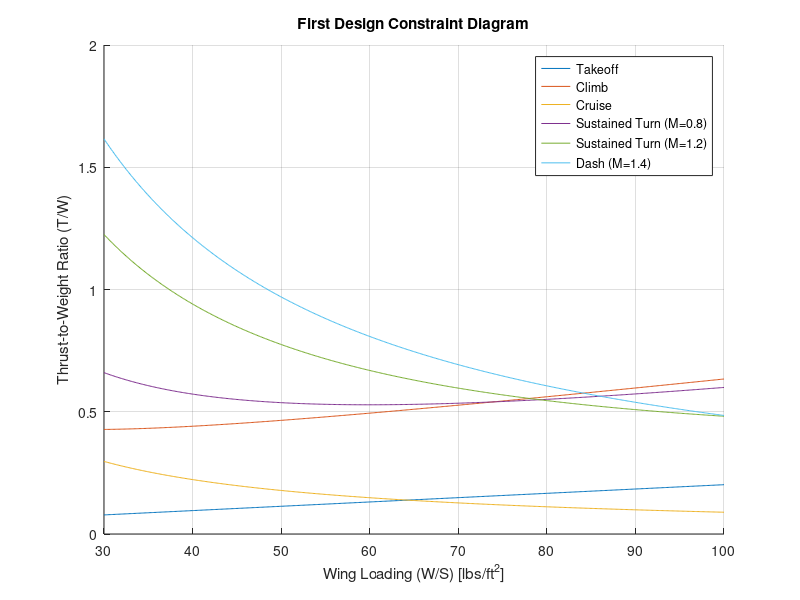

This chart was generated by the following MATLAB code:
%% Constants
g = 32.174; % Gravity in ft/s^2
rho = 0.0023769; % Air density at sea level in slugs/ft^3

%% Aircraft Specifications
W_empty = 13865; % Empty weight in lbs
W_max = 29027; % Maximum takeoff weight in lbs
T_max = 15800; % Maximum thrust with afterburner in lbs
S = 196.1; % Wing area in ft^2
AR = 2.45; % Aspect ratio
Cl_max = 1.12; % Maximum lift coefficient with high-lift devices
Cd0 = 0.0172; % Zero-lift drag coefficient
e = 0.8; % Oswald efficiency factor

%% Derived Parameters
W_S = linspace(30, 100, 500); % Wing loading range in lbs/ft^2
q = 0.5 * rho * (1.467 * 250)^2; % Dynamic pressure at 250 knots (ft/s)

%% Thrust-to-Weight Ratio Calculations
% Takeoff Constraint
Sg = 8000; % Takeoff ground roll in ft
mu = 0.04; % Rolling friction coefficient
T_W_takeoff = (1.21 / (g * rho * Cl_max * Sg)) * W_S + (0.605 / Cl_max) * (Cd0 - mu * Cl_max) + mu;

% Climb Constraint
V_v = 79.016 + 1.2722*(W_S); % Rate of climb in KCAS
V_inf = 399.843; % Climb speed in KCAS
q_climb = 0.5 * rho * V_inf^2;
k = 1 / (pi * e * AR);
T_W_climb = (V_v / V_inf) + (q_climb ./ W_S) .* (Cd0 + k * (W_S ./ q_climb).^2);

% Cruise Constraint
V_cruise = 660; % Cruise speed in ft/s (approximately Mach 0.85)
q_cruise = 0.5 * rho * V_cruise^2;
T_W_cruise = (q_cruise ./ W_S) .* Cd0;

% Sustained Turn at Mach 0.8 Constraint
n_08M = 5; % Load factor for sustained turn at M=0.8
V_08M = 880; % Speed in ft/s (approximately Mach 0.8)
q_08M = 0.5 * rho * V_08M^2;
T_W_turn_08M = (q_08M ./ W_S) .* (Cd0 + k * (n_08M^2 * (W_S ./ q_08M).^2));

% Sustained Turn at Mach 1.2 Constraint
n_12M = 4; % Load factor for sustained turn at M=1.2
V_12M = 1320; % Speed in ft/s (approximately Mach 1.2)
q_12M = 0.5 * rho * V_12M^2;
T_W_turn_12M = (q_12M ./ W_S) .* (Cd0 + k * (n_12M^2 * (W_S ./ q_12M).^2));

% Mach 1.4 Dash Constraint
V_14M = 1540; % Speed in ft/s (approximately Mach 1.4)
q_14M = 0.5 * rho * V_14M^2;
T_W_dash_14M = (q_14M ./ W_S) .* Cd0;

%% Plotting
figure;
hold on;
plot(W_S, T_W_takeoff);
plot(W_S, T_W_climb);
plot(W_S, T_W_cruise);
plot(W_S, T_W_turn_08M);
plot(W_S, T_W_turn_12M);
plot(W_S, T_W_dash_14M);

xlabel('Wing Loading (W/S) [lbs/ft^2]');
ylabel('Thrust-to-Weight Ratio (T/W)');
title('First Design Constraint Diagram');
legend('Takeoff', 'Climb', 'Cruise', 'Sustained Turn (M=0.8)', 'Sustained Turn (M=1.2)', 'Dash (M=1.4)');
grid on;
hold off;
